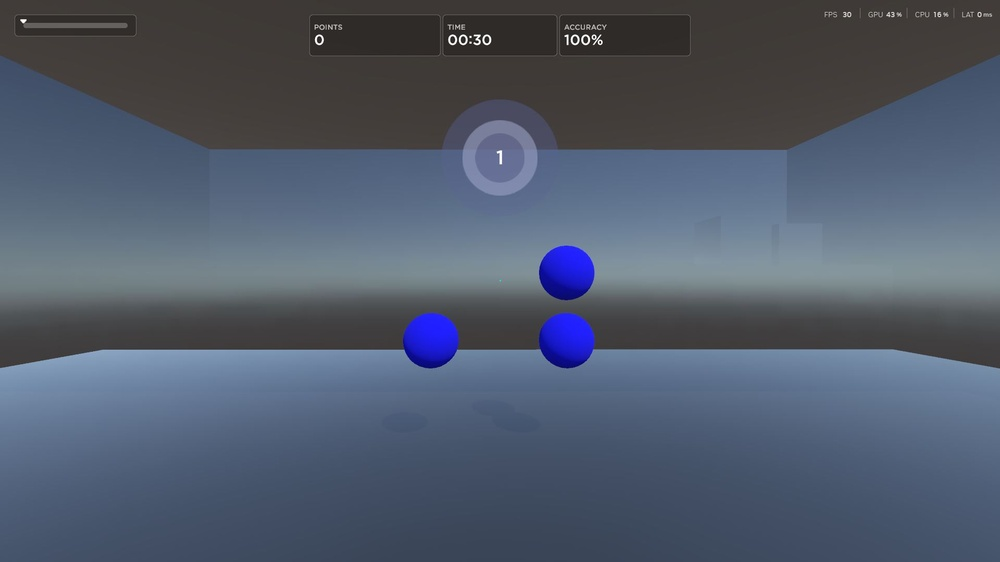
#> input picture Aimlabs_3x3_grid.JPG, 1000 x 562 px, shrunk from 1920 x 1080 before the run
$ python multipleRectangles.py
#> lines starting #> are read from the running program, lines starting #| are printed output that depends on the picture; after the words box and inside, x2 and y2 are one past the last pixel; in counts of white or black regions, pixels touching at a corner belong together
import cv2 as cv
import numpy as np
import os

# Change current working directory to the directory this file is in
os.chdir(os.path.dirname(os.path.abspath(__file__)))
haystack_img = cv.imread("Aimlabs_3x3_grid.JPG", cv.IMREAD_UNCHANGED)
#> haystack_img is the input picture: shape (562, 1000, 3); mean B, G, R 107.3, 90.5, 80.7
needle_img = cv.imread("Aimlabs_3x3_grid_ball.JPG", cv.IMREAD_UNCHANGED)
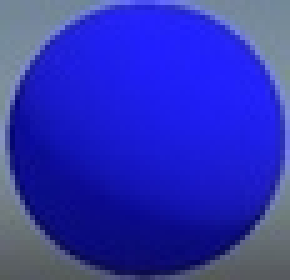
#> input picture Aimlabs_3x3_grid_ball.JPG, 58 x 56 px, shrunk from 111 x 107 before the run (shown 5 times larger)
#> needle_img is the input picture: shape (56, 58, 3); mean B, G, R 180.8, 49.6, 46
w, h = needle_img.shape[1], needle_img.shape[0]
#> w = 58; h = 56

# Checks every position in haystack image that fit width and height of needle img
# Return black and white version of haystack image where the whitest pionts are matches and darkest locations not matching
res = cv.matchTemplate(haystack_img, needle_img, cv.TM_CCOEFF_NORMED)
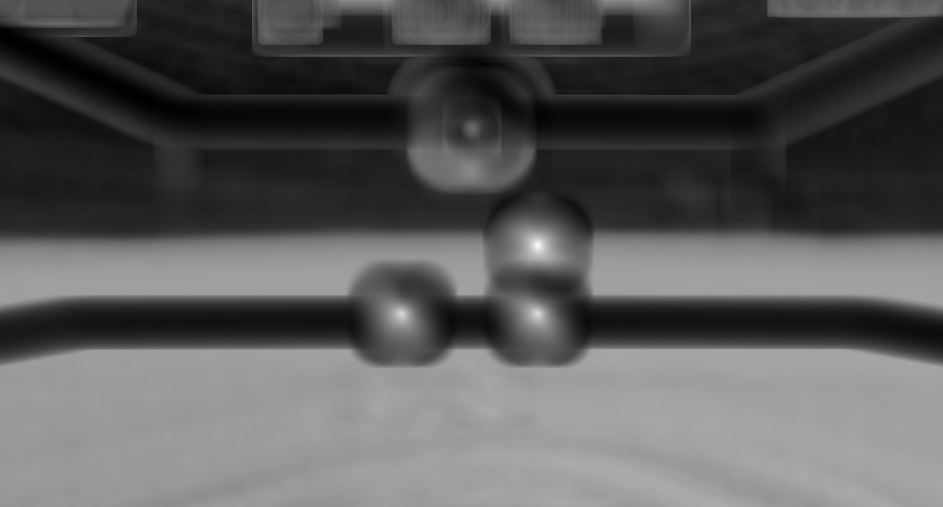
#> res: shape (507, 943) float32; min -0.508, max 0.987, mean 0.0188; drawn with min black and max white

# Create numpy array from resulting image to get only the postions where the confidence is higher than threshold
threshold = 0.65
loc = np.where(res >= threshold)
#> loc = 254 positions, rows 238 to 317, columns 398 to 544

# Create rectangles around positions found in "loc" numpy area
if loc:
    print("Found needle")
    # loc[::-1] - Reverses loc numpy array to get correct x and y coordinate postions
    # *loc[::-1] - Turn result into list of arrays
    # zip(*loc[::-1]) - Packages the coodinate positions into tuples where x is the number within each array
    # and y is the array being processed. Ex: loc[0] is y = 0, loc[1] is y = 1 and loc[][0] is x = 0, loc[][1] is x = 1
    for rec in zip(*loc[::-1]):
        top_left = rec
        bottom_right = (rec[0] + w, rec[1] + h)
        cv.rectangle(haystack_img, top_left, bottom_right, color = (0,255,0), thickness = 2, lineType = cv.LINE_4)
#> this loop made 254 passes
#> (top_left, bottom_right) on passes 1 to 3: ((535, 238), (593, 294)), ((536, 238), (594, 294)), ((537, 238), (595, 294))
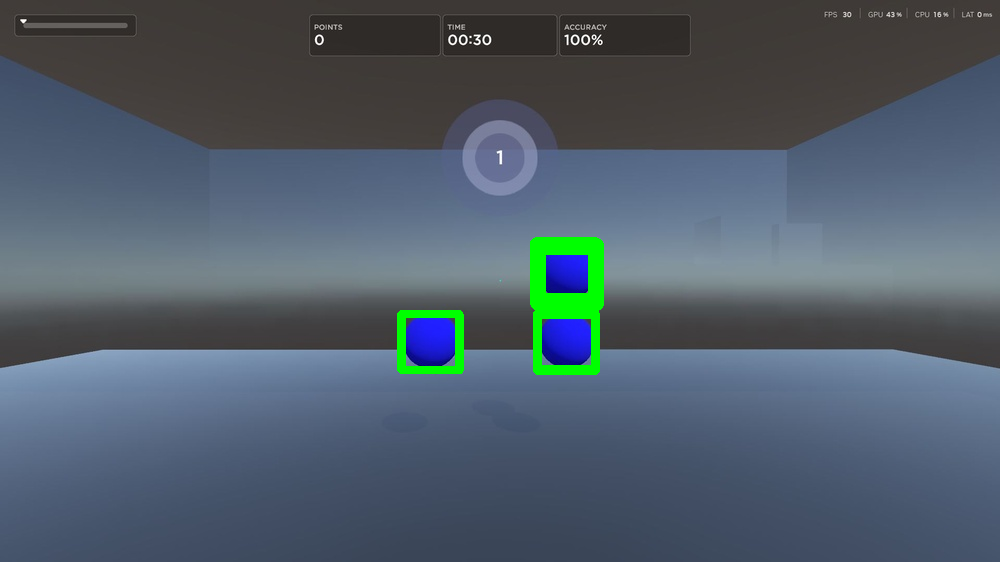
#> haystack_img: shape (562, 1000, 3); 1.38% of pixels changed, all inside (x1, y1, x2, y2) = (397, 237, 604, 375)

    # Debug
    cv.imshow('Result', haystack_img)
    cv.waitKey()
    cv.imwrite('MultipleRectangles.JPG', haystack_img)
else:
    print("Needle not found")
